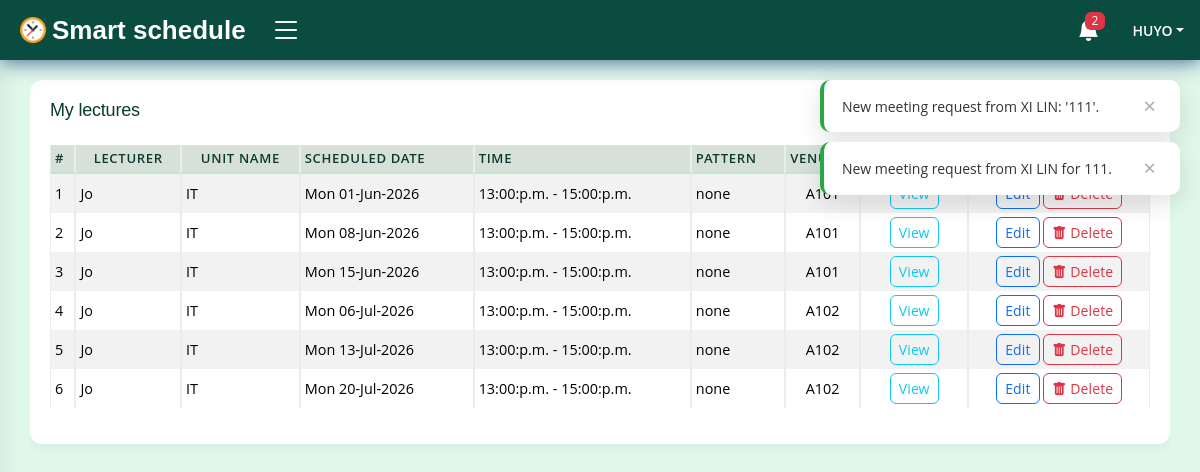
The app's page /campus/records/faculty/a518e356caca439b91ac8be6e391c7/Admin/ (signed in) with its own data.
### accounts/models.py (models this page shows, shortened)
class User(AbstractUser):
    REMINDER_TIME_CHOICES = [
        ('60min', '60 minutes before'),
        ('30min', '30 minutes before'),
        ('15min', '15 minutes before'),
        ('instant', 'Instant'),
    ]
    NOTIFICATION_METHOD_CHOICES = [
        ('in_app', 'In-App'),
        ('email', 'Email'),
        ('both', 'Both'),
    ]
    id = models.CharField(max_length=50, primary_key=True, unique=True, editable=False)
    first_name = models.CharField(max_length=15, blank=False)
    last_name = models.CharField(max_length=15, blank=False)
    email = models.EmailField(unique=True)
    gender = models.CharField(max_length=7, blank=False)
    dob = models.DateField(null=True, blank=False, db_column='Date of Birth')
    age = models.PositiveIntegerField(default=0, editable=False)
    mobile_no = PhoneNumberField()
    is_student = models.BooleanField(default=False)
    date_updated = models.DateTimeField(auto_now=True)
    reminder_preference = models.CharField(
        max_length=100,  # Increased length to store multiple values
        default='15min',
        verbose_name='Reminder Times',
        help_text='Select one or more reminder times.'
    )
    notification_method = models.CharField(
        max_length=10,
        choices=NOTIFICATION_METHOD_CHOICES,
        default='in_app',
        verbose_name='Notification Method',
    )
    REQUIRED_FIELDS = ['username']
    USERNAME_FIELD = 'email'
    def __str__(self) -> str:
        return self.username
    class Meta:
        ordering = ['username', 'first_name', 'last_name']

class Faculty(models.Model):
    id = models.CharField(max_length=50, primary_key=True, unique=True, editable=False)
    staff = models.OneToOneField(User, on_delete=models.CASCADE, editable=False)
    school = models.CharField(max_length=70, blank=False)
    department = models.CharField(max_length=40, blank=False)
    position = models.CharField(max_length=20, blank=False)
    date_created = models.DateTimeField(auto_now_add=True)
    date_updated = models.DateTimeField(auto_now=True)
    def __str__(self) -> str:
        return f'{self.staff}'
    class Meta:
        ordering = ['staff', 'school']
        verbose_name_plural = 'Faculty records'

### campus/models.py (models this page shows, shortened)
class Lecture(models.Model):
    STATUS_CHOICES = (
        ('scheduled', 'Scheduled'),
        ('completed', 'Completed'),
        ('missed', 'Missed'),
        ('exempt', 'Exempt'),
    )
    RECURRENCE_CHOICES = (
        ('none', 'None'),
        ('daily', 'Daily'),
        ('weekly', 'Weekly'),
        ('monthly', 'Monthly'),
    )
    END_CONDITION_CHOICES = (
        ('count', 'By Count'),
        ('date', 'By Date'),
    )
    id = models.CharField(max_length=50, primary_key=True, unique=True, editable=False)
    lecturer = models.ForeignKey(Faculty, on_delete=models.CASCADE, editable=False)
    student = models.ForeignKey(Student, on_delete=models.CASCADE, null=True, editable=False)
    lecture_hall = models.ForeignKey('LectureHall', on_delete=models.CASCADE, editable=False, null=True, db_column='Venue')
    unit_name = models.ForeignKey(BookedUnit, on_delete=models.CASCADE)
    lecture_date = models.DateField(null=False, blank=False)
    start_time = models.TimeField(null=False, blank=False, db_column='Scheduled start time')
    end_time = models.TimeField(null=False, blank=False, db_column='Scheduled end time')
    recurrence_pattern = models.CharField(max_length=10, choices=RECURRENCE_CHOICES, default='none')
    recurrence_end_type = models.CharField(max_length=10, choices=END_CONDITION_CHOICES, null=True, blank=True)
    recurrence_count = models.PositiveIntegerField(null=True, blank=True)
    recurrence_end_date = models.DateField(null=True, blank=True)
    parent_event_id = models.CharField(max_length=50, null=True, blank=True)
    total_students = models.PositiveIntegerField(default=0, editable=False)
    is_attending = models.BooleanField(default=False)
    is_taught = models.BooleanField(default=False, editable=False)
    status = models.CharField(max_length=10, choices=STATUS_CHOICES, default='scheduled')
    date_scheduled = models.DateTimeField(auto_now_add=True)
    date_updated = models.DateTimeField(auto_now=True)
    class Meta:
        ordering = ['lecturer', 'lecture_hall', '-date_scheduled']
        verbose_name_plural = 'Scheduled lectures'

class BookedUnit(models.Model):
    id = models.CharField(max_length=50, primary_key=True, unique=True, editable=False)
    lecturer = models.ForeignKey(Faculty, on_delete=models.CASCADE)
    students_course = models.CharField(max_length=50, blank=False)
    course = models.ForeignKey(Course, on_delete=models.CASCADE)
    year_of_study = models.CharField(max_length=10, blank=False)
    semester = models.CharField(max_length=1, blank=False)
    booking_date = models.DateTimeField(auto_now_add=True)
    date_updated = models.DateTimeField(auto_now=True)
    class Meta:
        ordering = ['course__name', 'lecturer']
        verbose_name_plural = 'Booked units'

class Course(models.Model):
    id = models.CharField(max_length=50, primary_key=True, unique=True, editable=False)
    name = models.CharField(max_length=80, unique=True, blank=False)
    code = models.CharField(max_length=10, unique=True, blank=False)
    description = models.TextField(blank=True, null=True)
    date_created = models.DateTimeField(auto_now_add=True)
    date_updated = models.DateTimeField(auto_now=True)
    class Meta:
        ordering = ['name']
        verbose_name_plural = 'Courses'

class LectureHall(models.Model):
    id = models.CharField(max_length=50, primary_key=True, unique=True, editable=False)
    academic_block = models.CharField(max_length=20, blank=False)
    hall_no = models.CharField(max_length=5, unique=True, blank=False)
    seating_capacity = models.PositiveIntegerField(default=0)
    floor = models.CharField(max_length=7, blank=False)
    rating = models.PositiveIntegerField(default=0, editable=False)
    date_created = models.DateTimeField(auto_now_add=True)
    date_edited = models.DateTimeField(auto_now=True)
    def __str__(self) -> str:
        return self.hall_no
    class Meta:
        ordering = ['academic_block', 'hall_no']
        verbose_name_plural = 'Lecture halls'

### campus/views.py (the view, shortened to what this page needs)
# urls.py: path('records/faculty/<str:staff_id>/<str:staff_name>/', views.LecturesDetailView.as_view(), name='view_faculty_lectures'),
@method_decorator(login_required(login_url='login'), name='dispatch')
@method_decorator(user_passes_test(lambda user: user.is_staff is False and user.is_superuser is False and user.is_student is False), name='dispatch')
class LecturesDetailView(View):
    template_name = 'dashboard/faculty/lectures.html'
    def get(self, request, staff_name, staff_id, *args, **kwargs):
        scheduled_lectures_QS = Lecture.objects.filter(lecturer=request.user.faculty).order_by('unit_name')
        context = {
            'scheduled_lectures': scheduled_lectures_QS,
        }
        return render(request, self.template_name, context)

### campus/processors/context_processors.py (called while the page is built)
def user_notifications(request):
    if request.user.is_authenticated:
        unread_notifications = Notification.objects.filter(recipient=request.user, is_read=False)
        all_notifications = Notification.objects.filter(recipient=request.user)
        context = {
            'unread_notifications': unread_notifications,
            'unread_notifications_count': unread_notifications.count(),
            'all_notifications': all_notifications,
        }
    else:
        context = {
            'unread_notifications': [],
            'unread_notifications_count': 0,
            'all_notifications': [],
        }
    return context

### campus/templates/dashboard/faculty/lectures.html (shortened to what this page needs)
{% extends 'dashboard/faculty/base.html' %}{% block title %}Assign units{% endblock %}
    {% load crispy_forms_tags %}
    {% block content %}
    <main id="main" class="main">
        <section class="section profile">
            <div class="row">
                <div class="col-xl-12 col-lg-12">
                    <div class="table-responsive">
                        <div class="card">
                            <div class="card-body">
                                <h5 class="card-title">My lectures</h5>
                                <table class="table table-sm table-bordered table-striped">
                                    <thead>
                                        <tr class="table-active">
                                            <th>#</th>
                                            <th class="text-center">Lecturer</th>
                                            <th class="text-center">Unit name</th>
                                            <th>Scheduled date</th>
                                            <th>Time</th>
                                            <th>Pattern</th>
                                            <th>Venue</th>
                                            <th>Students</th>
                                            <th>Edit</th>
                                        </tr>
                                    </thead>
                                    <tbody>
                                        {% for lecture in scheduled_lectures %}
											<tr>
												<td>{{ forloop.counter }}</td>
												<td>{{ lecture.lecturer.staff.first_name|title }}</td>
												<td>{{ lecture.unit_name.course.name }}</td>
												<td>{{ lecture.lecture_date|date:"D d-M-Y" }}</td>
												<td>{{ lecture.start_time|date:"H:i:a" }} - {{ lecture.end_time|date:"H:i:a" }}</td>
                                                <td>{{ lecture.recurrence_pattern }}</td>
												<td class="text-center">
													{% if not lecture.lecture_hall is None %}
													{{ lecture.lecture_hall|default:"--" }}
													{% else %}
													<span class="badge bg-primary py-2">
														<span class="spinner-border spinner-border-sm"></span> Pending
													</span>
													{% endif %}
												</td>
                                                <td class="text-center">
                                                    <a href="{% url 'view_unit_students' lecture.unit_name.id %}" class="btn btn-sm btn-outline-info">View</a>
                                                </td>
                                                <td class="text-center">
                                                    <a href="{% url 'edit_schedule' lecture.lecturer.staff.id lecture.id %}" class="btn btn-sm btn-outline-primary">Edit</a>
                                                    <a href="{% url 'view_faculty_lectures' staff_id=request.user.faculty.id staff_name=request.user.faculty %}" class="btn btn-sm btn-outline-danger" data-bs-toggle="modal" data-bs-target="#delete-modal-{{ lecture.id }}"><i class="bi-trash-fill"></i> Delete</a>
                                                </td>
											</tr>
											{% endfor %}
                                    </tbody>
                                </table>
                            </div>
                        </div>
                    </div>
                </div>
            </div>
        </section>
    </main>
    {% endblock %}

### campus/templates/dashboard/faculty/base.html (shortened to what this page needs)
{% load static %}
{% load custom_filters %}
<!DOCTYPE html>
<html lang="en">
<head>
    <link href="https://cdn.jsdelivr.net/npm/bootstrap@5.3.2/dist/css/bootstrap.min.css" rel="stylesheet">
    <link rel="stylesheet" href="https://cdn.jsdelivr.net/npm/bootstrap-icons@1.11.1/font/bootstrap-icons.css">
    <link href="{% static 'css/styles.css' %}" rel="stylesheet">
    <link href="{% static 'css/custom.css' %}?v=2.0" rel="stylesheet">
    <link rel="stylesheet" href="https://cdn.jsdelivr.net/npm/fullcalendar@5.10.0/main.min.css">
</head>
<body>
    <header id="header" class="header fixed-top d-flex align-items-center">
        <div class="d-flex align-items-center justify-content-between">
            <a href="{% url 'faculty_homepage' %}" class="logo d-flex align-items-center">
                <img src="{% static 'img/logo/logo.png' %}" alt="logo">
                <span class="d-none d-lg-block text-white">Smart schedule</span>
            </a>
            <i class="bi bi-list toggle-sidebar-btn"></i>
        </div>
        <nav class="header-nav ms-auto">
            <ul class="d-flex align-items-center">
                <li class="nav-item dropdown">
                    <a class="nav-link nav-icon" href="#" data-bs-toggle="dropdown">
                        <i class="bi bi-bell-fill"></i>
                        {% if unread_notifications_count %}
                        <span class="badge bg-danger badge-number">{{ unread_notifications_count }}</span>
                        {% endif %}
                    </a>
                </li>
                <li class="nav-item dropdown pe-3">
                    <a class="nav-link nav-profile d-flex align-items-center pe-0" href="" data-bs-toggle="dropdown">
                        <span class="d-none d-md-block dropdown-toggle ps-2">{{ request.user.username }}</span>
                    </a>
                </li>
            </ul>
        </nav>
    </header>
    {% block content %}
    {% endblock %}
    <div id="toast-container"></div>
</body>
</html>

### static/css/styles.css (style rules this page uses)
:root { scroll-behavior: smooth; }
body { font-family: "Open Sans", sans-serif; background: #e0f8e9; color: #444444; }
a { color: #28a745; text-decoration: none; }
h1, h2, h3, h4, h5, h6 { font-family: "Nunito", sans-serif; }
#main { margin-top: 60px; padding: 20px 30px; transition: all 0.3s; }
.card { margin-bottom: 30px; border: none; border-radius: 5px; box-shadow: 0px 0 30px rgba(1, 41, 112, 0.1); }
.card-title { padding: 20px 0 15px 0; font-size: 18px; font-weight: 500; color: #0c3b2e; font-family: "Poppins", sans-serif; }
.card-body { padding: 0 20px 20px 20px; }
.logo { line-height: 1; }
@media (min-width: 1200px) { .logo { width: 240px; } }
.logo img { max-height: 26px; margin-right: 6px; }
.logo span { font-size: 26px; font-weight: 700; color: #0c3b2e; font-family: "Nunito", sans-serif; }
.header { transition: all 0.5s; z-index: 997; height: 60px; box-shadow: 0px 2px 20px rgba(1, 41, 112, 0.7); background-color: #0a4c3f; padding-left: 20px; }
.header .toggle-sidebar-btn { font-size: 32px; padding-left: 10px; cursor: pointer; color: #fff; }
.header-nav ul { list-style: none; }
.header-nav>ul { margin: 0; padding: 0; }
.header-nav .nav-icon { font-size: 22px; color: #fff; margin-right: 25px; position: relative; }
.header-nav .nav-profile { color: #fff; }
.header-nav .nav-profile span { font-size: 14px; font-weight: 600; }
.header-nav .badge-number { position: absolute; inset: -2px -5px auto auto; font-weight: normal; font-size: 12px; padding: 3px 6px; }
@media (min-width: 1200px) { #main, #footer { margin-left: 300px; } }
@media (min-width: 1200px) { .toggle-sidebar #main, .toggle-sidebar #footer { margin-left: 0; } }

### static/css/custom.css (style rules this page uses)
#toast-container { position: fixed; top: 80px; right: 20px; z-index: 1056; }
#main { animation: fadeSlideIn 0.35s ease both; }
.card { border-radius: 12px !important; box-shadow: 0 2px 12px rgba(1,41,112,0.07) !important; transition: box-shadow 0.25s ease, transform 0.25s ease; }
.card-body { border-radius: 12px; }
.card-title { letter-spacing: -0.2px; }
.btn { border-radius: 8px; font-weight: 500; letter-spacing: 0.01em; transition: transform 0.15s ease, box-shadow 0.15s ease, background-color 0.2s ease; }
.btn-sm { border-radius: 6px; }
.badge { border-radius: 6px; padding: 0.35em 0.65em; font-weight: 500; letter-spacing: 0.02em; }
.table { border-collapse: separate; border-spacing: 0; }
.table thead th { background-color: #f0faf2; color: #0c3b2e; font-weight: 600; font-size: 0.82rem; text-transform: uppercase; letter-spacing: 0.05em; border-bottom: 2px solid #c3e6cb; white-space: nowrap; }
.table tbody tr td { vertical-align: middle; font-size: 0.9rem; }
.table-responsive { border-radius: 10px; }
.table-bordered > :not(caption) > * > * { border-color: #e4f0e8; }

### records on screen
User: user.username "HUYO"
Lecture: lecturer.staff.first_name "Jo", unit_name.course.name "IT", lecture_date "Mon 01-Jun-2026", start_time "13:00:p.m.", end_time "15:00:p.m.", recurrence_pattern "none", lecture_hall "A101"
Lecture: lecturer.staff.first_name "Jo", unit_name.course.name "IT", lecture_date "Mon 08-Jun-2026", start_time "13:00:p.m.", end_time "15:00:p.m.", recurrence_pattern "none", lecture_hall "A101"
Lecture: lecturer.staff.first_name "Jo", unit_name.course.name "IT", lecture_date "Mon 15-Jun-2026", start_time "13:00:p.m.", end_time "15:00:p.m.", recurrence_pattern "none", lecture_hall "A101"
Lecture: lecturer.staff.first_name "Jo", unit_name.course.name "IT", lecture_date "Mon 06-Jul-2026", start_time "13:00:p.m.", end_time "15:00:p.m.", recurrence_pattern "none", lecture_hall "A102"
Lecture: lecturer.staff.first_name "Jo", unit_name.course.name "IT", lecture_date "Mon 13-Jul-2026", start_time "13:00:p.m.", end_time "15:00:p.m.", recurrence_pattern "none", lecture_hall "A102"
Lecture: lecturer.staff.first_name "Jo", unit_name.course.name "IT", lecture_date "Mon 20-Jul-2026", start_time "13:00:p.m.", end_time "15:00:p.m.", recurrence_pattern "none", lecture_hall "A102"

### other values on screen
{{ unread_notifications_count }} "2"
